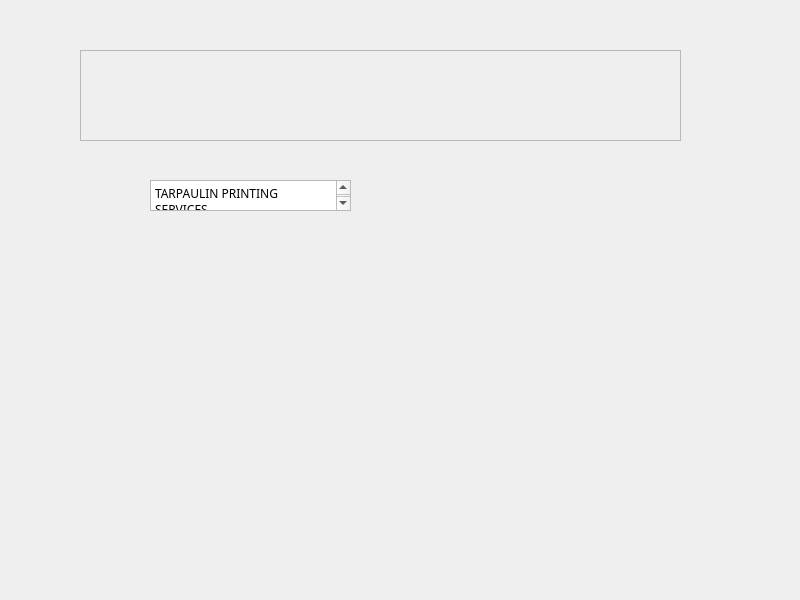
<?xml version="1.0" encoding="UTF-8"?>
<ui version="4.0">
 <class>MainWindow</class>
 <widget class="QMainWindow" name="MainWindow">
  <property name="geometry">
   <rect>
    <x>0</x>
    <y>0</y>
    <width>800</width>
    <height>600</height>
   </rect>
  </property>
  <property name="windowTitle">
   <string>MainWindow</string>
  </property>
  <widget class="QWidget" name="centralwidget">
   <widget class="QFrame" name="frame">
    <property name="geometry">
     <rect>
      <x>80</x>
      <y>50</y>
      <width>601</width>
      <height>91</height>
     </rect>
    </property>
    <property name="frameShape">
     <enum>QFrame::StyledPanel</enum>
    </property>
    <property name="frameShadow">
     <enum>QFrame::Raised</enum>
    </property>
   </widget>
   <widget class="QPlainTextEdit" name="plainTextEdit">
    <property name="geometry">
     <rect>
      <x>150</x>
      <y>180</y>
      <width>201</width>
      <height>31</height>
     </rect>
    </property>
    <property name="font">
     <font>
      <family>Century Gothic</family>
     </font>
    </property>
    <property name="plainText">
     <string>TARPAULIN PRINTING SERVICES</string>
    </property>
   </widget>
  </widget>
 </widget>
 <resources/>
 <connections/>
</ui>
